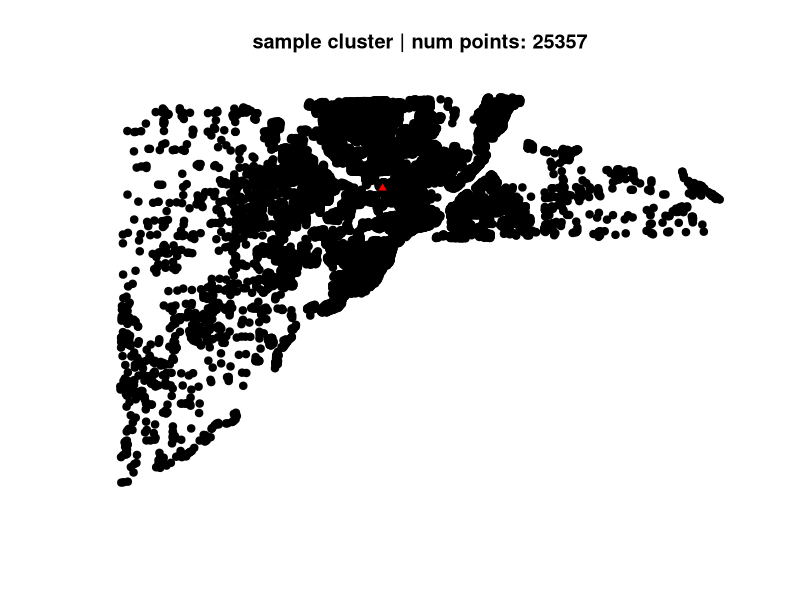
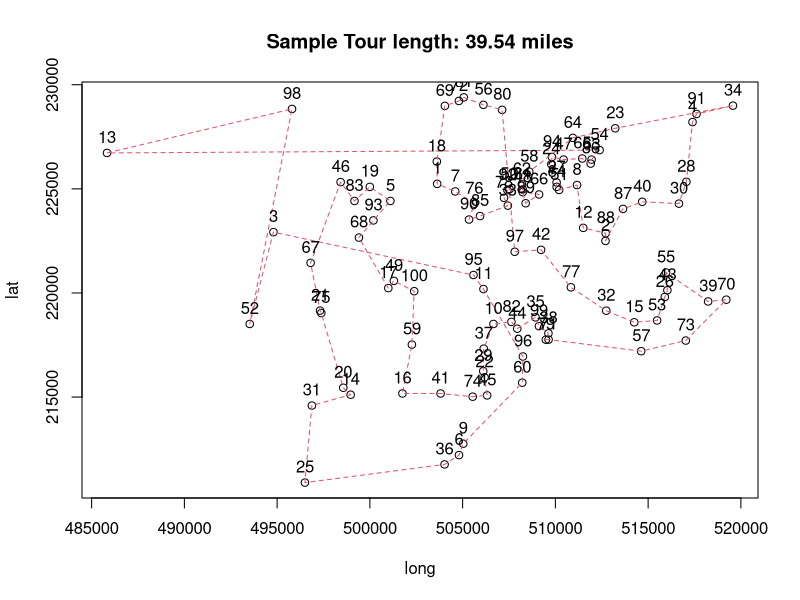
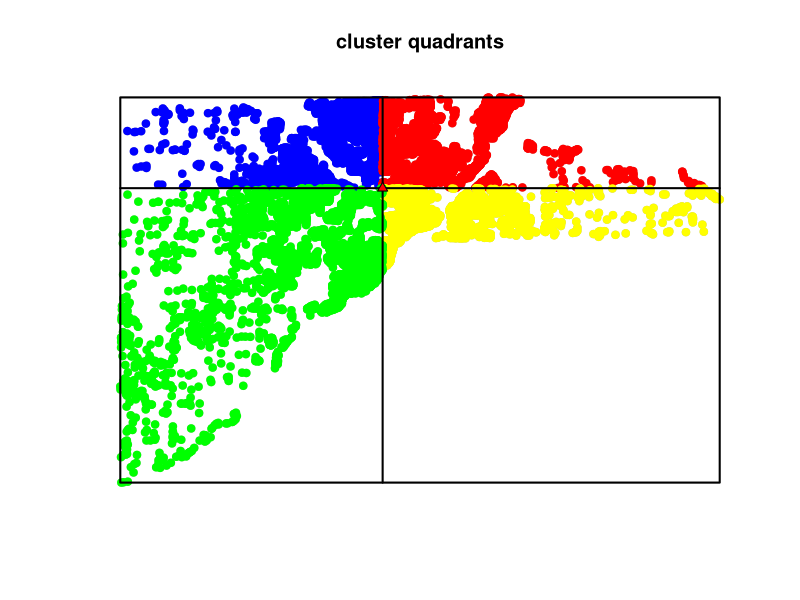
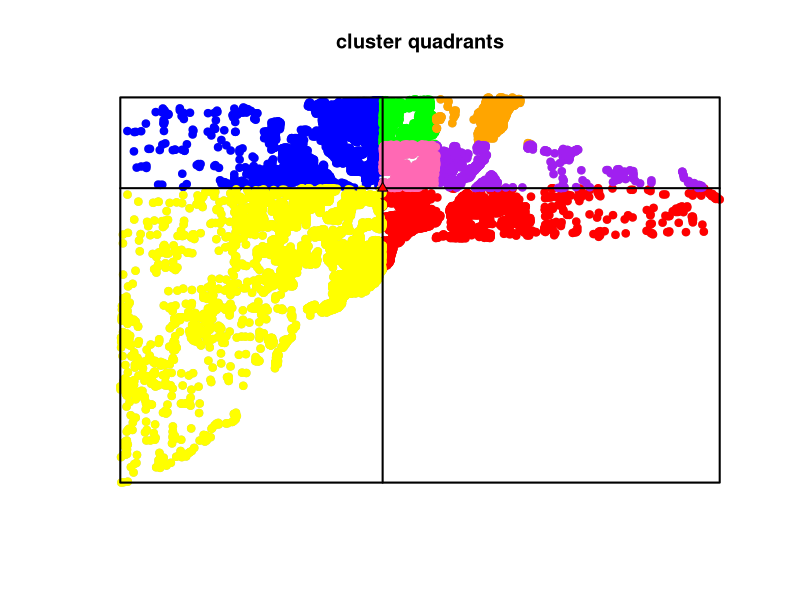
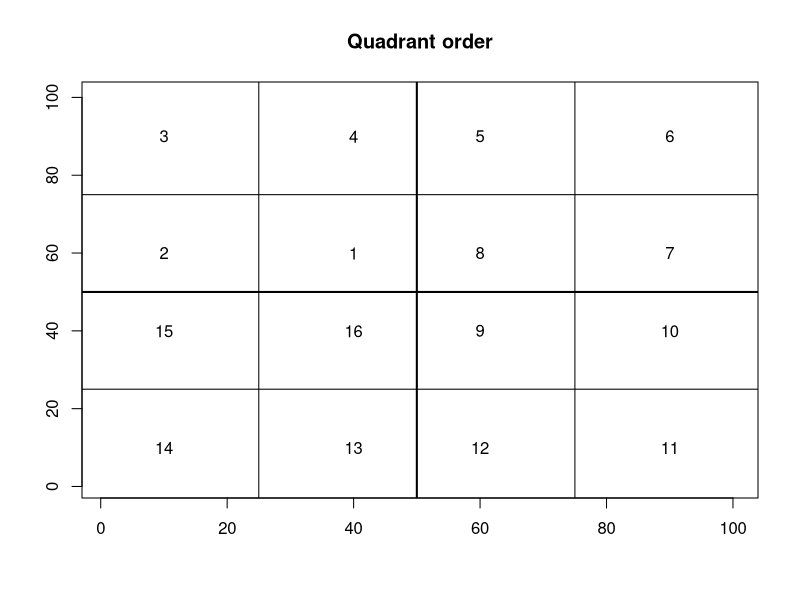

Recreate these plots in R, in order.
## ---- chunk 1
knitr::opts_chunk$set(echo = TRUE)
## ---- chunk 2
# for spatial data
library(sp)
library(raster)

# for sample data built into package
library(spData)

# for visualizing principal direction
library(ggfortify)

library(TSP) # for estimating collection route



## ---- chunk 3

set.seed(666) # for random number generation


# Data on 25,357 single family homes sold in Lucas County, Ohio, 1993-1998
# we are pretending they are commercial businesses, not houses
data(house)

# create a "FW_dis" column using random numbers from 0:5
# this will simulate the "FW Geography" dataset
house$FW_dis <- runif(nrow(house), 0, 5)

house$idx <- 1:nrow(house)

# drop the built-in columns
house <- house[,which(names(house) %in% c("idx","FW_dis"))]



# calculate weighted center for the AD
weightedCenter <- function(cluster1) {
        # get weighted center
        wcx <- weighted.mean(x = cluster1@coords[,1], 
                         w = cluster1$FW_dis)
        
        wcy <- weighted.mean(x = cluster1@coords[,2], 
                         w = cluster1$FW_dis)
        return(c(wcx, wcy))
  } # close weighted center
wc <- weightedCenter(house)

# create sp object
# create dataframe for the AD
coord_df <- data.frame(AD_code = "x1",
                       AD_cap = 55000,
                       FW_dis = sum(house$FW_dis))
# create sp object
wc <- SpatialPointsDataFrame(coords = t(as.matrix(wc)), data = coord_df, proj4string = house@proj4string)

# create a FW_kmeans object (named list)
cluster <- list(AD = wc, BUS = house)



str(cluster$BUS)
plot(cluster$BUS, pch = 19, col = "black", main = paste0("sample cluster | num points: ", nrow(house)))
points(cluster$AD, pch = 24, col = "black", bg = "red")


## ---- chunk 4

set.seed(666)

# run TSP on sample of the data
# construct TSP object from some of the coordinates
tsp_obj <- as.ETSP(cluster$BUS@coords[sample(nrow(cluster$BUS), 100),])

# solve TSP w/ nearest neighbor and no-2opt refinement
res <- solve_TSP(tsp_obj, method = "nn", control = c(two_opt = FALSE))


# find length of overall tour (in miles)
tour_length(res, tsp_obj)/5280

# plot the output
plot(tsp_obj, res, main = paste0("Sample Tour length: ", round(tour_length(res, tsp_obj)/5280, 2), " miles"))



## ---- chunk 5



# cardinalSplit() splits the given cluster along the cardinal directions
# @param cluster2 - the point cluster - sp object
# @param nsplit2 - the size of the AD that needs to be split
# returns - a list of sp objects - a point cluster for each quadrant
cardinalSplit <- function(cluster2, nsplit2) {
  
  # find the weighted center of the AD
  # can't just use the AD coordinates if its a second split
  AD_coords2 <- matrix(c(weighted.mean(x = cluster2@coords[,1],
                                         w = cluster2$FW_dis),
                          weighted.mean(x = cluster2@coords[,2],
                                         w = cluster2$FW_dis)),
                       nrow = 2, ncol = 1)
  
  # if the cluster if over 10000 BUS points, it needs to be split into 4
  if (nrow(cluster2) > nsplit2) {
      poop <- cluster2@bbox
      
      # combine the bbox coords with the weighted center
      poop <- cbind(poop, AD_coords2)
      
      rownames(poop) <- c("x", "y")
      colnames(poop) <- c("min", "max", "med")
      


      # make a polygon for each quadrant
      # there's probably a way to do this automatically, but since I only need 4, its by hand
      # the points creating the polygons are the top left (NW) point in that poly, going clockwise
      # (should have started at center point, oh well)
      polys_list <- list()
      
      polys_list[[1]] <- Polygon(matrix(c(poop["x", "min"], poop["x", "med"],
                                          poop["x", "med"], poop["x", "min"], 
                                          poop["y", "max"], poop["y", "max"],
                                          poop["y", "med"], poop["y", "med"]),
                                 nrow = 4, ncol = 2))
      polys_list[[1]] <- Polygons(list(polys_list[[1]]), 1)
      polys_list[[1]] <- SpatialPolygons(list(polys_list[[1]]))
      proj4string(polys_list[[1]]) <- house@proj4string
      
      polys_list[[2]] <- Polygon(matrix(c(poop["x", "med"], poop["x", "max"],
                                          poop["x", "max"], poop["x","med"],
                                          poop["y", "max"], poop["y", "max"],
                                          poop["y", "med"], poop["y", "med"]),
                                        nrow = 4, ncol = 2))
      polys_list[[2]] <- Polygons(list(polys_list[[2]]), 1)
      polys_list[[2]] <- SpatialPolygons(list(polys_list[[2]]))
      proj4string(polys_list[[2]]) <- house@proj4string
      
      polys_list[[3]] <- Polygon(matrix(c(poop["x", "med"], poop["x", "max"],
                                          poop["x", "max"], poop["x", "med"],
                                          poop["y", "med"], poop["y", "med"],
                                          poop["y", "min"], poop["y", "min"]),
                                        nrow = 4, ncol = 2))
      polys_list[[3]] <- Polygons(list(polys_list[[3]]), 1)
      polys_list[[3]] <- SpatialPolygons(list(polys_list[[3]]))
      proj4string(polys_list[[3]]) <- house@proj4string
      
      polys_list[[4]] <- Polygon(matrix(c(poop["x", "min"], poop["x", "med"],
                                          poop["x", "med"], poop["x", "min"],
                                          poop["y", "med"], poop["y", "med"],
                                          poop["y", "min"], poop["y", "min"]),
                                        nrow = 4, ncol = 2))
      polys_list[[4]] <- Polygons(list(polys_list[[4]]), 1)
      polys_list[[4]] <- SpatialPolygons(list(polys_list[[4]]))
      proj4string(polys_list[[4]]) <- house@proj4string
      
      
      # Get the points in each quadrant
      # create a list w/ 4 different groups of points, one for each cluster using over()
      points_list <- lapply(polys_list, function(x) {cluster2$split <- over(cluster2, x)
                                                     cluster2[is.na(cluster2$split) == FALSE,]})

      names(points_list) <- c("1", "2", "3", "4")
  
  # if none of the points need to be split,
  # just make a list with the whole cluster
  # needs to be a list, thats whats expected
  } else {
    
    points_list <- list(cluster)
    names(points_list) <- c("all")
    
  } # close if/else
  
     return(points_list)
      
} # close cardinalSplit()

# split the cluster as needed
points_list <- cardinalSplit(cluster$BUS, nsplit2 = 10000)



## ---- chunk 6


# bounding box sp object
# get bounding box
  bb <- cluster$BUS@bbox
  
  # change rownames to remember which one is which
  rownames(bb) <- c("EW", "NS")
 

# make an sp object of bbox for plotting
bbox_sp <- as.matrix(rbind(c(bb[1,1], bb[2,2]), # NW
                 c(bb[1,2], bb[2,2]), # NE
                 c(bb[1,2], bb[2,1]), # SE
                 c(bb[1,1], bb[2,1]))) # SW
colnames(bbox_sp) <- c("x_coord", "y_coord")


bbox_sp <- Polygon(bbox_sp)
bbox_sp <- Polygons(list(bbox_sp), 1)
bbox_sp <- SpatialPolygons(list(bbox_sp))
bbox_sp@proj4string <- house@proj4string


# spatial lines object to plot the quadrants
lx <- SpatialLines(list(Lines(list(Line(rbind(c(bbox_sp@bbox['x','min'], cluster$AD@coords[,2]), 
                                             c(bbox_sp@bbox['x','max'], cluster$AD@coords[,2])))), 1)))


ly <- SpatialLines(list(Lines(list(Line(rbind(c(cluster$AD@coords[,1], bbox_sp@bbox['y','min']), 
                                             c(cluster$AD@coords[,1], bbox_sp@bbox['y','max'])))), 1)))


{plot(cluster$BUS, pch = 19, col = "grey", main = "cluster quadrants")
points(points_list[[1]], pch = 19, col = "blue")
points(points_list[[2]], pch = 19, col = "red")
points(points_list[[3]], pch = 19, col = "yellow")
points(points_list[[4]], pch = 19, col = "green")
plot(bbox_sp, add = TRUE, lwd = 2)
plot(lx, add = TRUE, lwd = 2)
plot(ly, add = TRUE, lwd = 2)
points(cluster$AD, pch = 24, col = "black", bg = "red")}

## ---- chunk 7

# run through the list, get size of each list
num_points <- lapply(points_list, function(x) nrow(x))

# if needed, split the ones that need to be split again
# remove the original from the points_list
# and add the new split clusters back into the points_list
if (sum(num_points > 7000) > 0) {
  points_list2 <- lapply(which(num_points > 7000),
                         function(x) cardinalSplit(points_list[[x]], nsplit2 = 7000))
  points_list2 <- unlist(points_list2)
  
  # manually change the names of points_list2 if they came from
  # NW or SW quadrants
  # this will allow us to order them the way we want and the TSP will make a nice loop
  names(points_list2)[grep("1.", names(points_list2))] <- c("1.3", "1.4", "1.1", "1.2")
  names(points_list2)[grep("4.", names(points_list2))] <- c("4.3", "4.4", "4.1", "4.2")
  
  points_list <- points_list[-which(num_points > 7000)]
  points_list <- c(points_list, points_list2)
} # close if



## ---- chunk 8

{plot(cluster$BUS, pch = 19, col = "grey", main = "cluster quadrants")
points(points_list[[1]], pch = 19, col = "blue")
points(points_list[[2]], pch = 19, col = "red")
points(points_list[[3]], pch = 19, col = "yellow")
points(points_list[[4]], pch = 19, col = "green")
points(points_list[[5]], pch = 19, col = "orange")
points(points_list[[6]], pch = 19, col = "purple")
points(points_list[[7]], pch = 19, col = "hot pink")
plot(bbox_sp, add = TRUE, lwd = 2)
plot(lx, add = TRUE, lwd = 2)
plot(ly, add = TRUE, lwd = 2)
points(cluster$AD, pch = 24, col = "black", bg = "red")}

## ---- chunk 9

lab <- data.frame(x = c(40,10,10,40,60,90,90,60,60,90,90,60,40,10,10,40),
                  y = c(60,60,90,90,90,90,60,60,40,40,10,10,10,10,40,40),
                  label = 1:16)


# show the quadrants/subquadrant diagram
plot(1:100, 1:100, 
     pch = 19, col = "white",
     main = "Quadrant order", 
     xlab = NA, ylab = NA, 
     axes = TRUE) # blank graph
points(lab[,1], lab[,2], 
       pch = 19, col = "white")
text(lab[,1], lab[,2], lab[,3], cex=1, col="black")
abline(v = 50, lwd = 2)
abline(h = 50, lwd = 2)
abline(h = 75, lwd = 1)
abline(v = 75, lwd = 1)
abline(h = 25, lwd = 1)
abline(v = 25, lwd = 1)


## ---- chunk 10

# run_TSP() runs the TSP problem over the given point cluster
# @param clust - the point cluster - sp object
# @param close_pnt - the point used to find the start point - coords
# returns - the tour length in miles
run_TSP <- function(clust, close_pnt) {
  print(paste0("clust size ", nrow(clust@coords)))
  # sometimes splitting the cluster returns an empty quadrant
  # if that happens, return a 0 for the length
  if (length(clust@coords) > 0) {
    
    # get the starting point for the TSP, it is closest to the
    d <- pointDistance(close_pnt, clust@coords, lonlat = FALSE)
    start_idx <- which(d == min(d))
    
    # get ETSP object with cluster, solve it, find tour length
    tsp_obj <- as.ETSP(clust@coords)
    tour <- solve_TSP(tsp_obj, method = "nn", control = c(start = start_idx))
    
    # length of tour + distance to travel between quadrants
    tour_dist <- tour_length(tour, tsp_obj)/5280
    tour_dist <- tour_dist + (min(d)/5280)
    
    # return the ending points idx
    tour <- as.integer(tour)   
    end_idx <- tour[length(tour)]
    
    
    #res <- list(start_idx = start_idx, end_idx = end_idx, tour_dist = tour_dist)
    res <- list(end_idx = end_idx, tour_dist = tour_dist)
  } else {

    #res <- list(start_idx = 1, end_idx = NA, tour_dist = 0)
    res <- list(end_idx = NA, tour_dist = 0)
  } # close if else
  return(res)
} # close run_TSP()


## ---- chunk 11

 # order the list by their name to get circle to go the right way
points_list <- points_list[order(names(points_list))]

# the first time its ran, start at the point closest to the cluster AD
close2 <- cluster$AD@coords

#start_idx_list <- list()
end_idx_list <- list()
#start_sp <- list()
end_sp <- list()
route_dist <- list()
# run the TSP over the whole thing
for (i in 1:length(points_list)) {

  poop <- run_TSP(clust = points_list[[i]], close_pnt = close2)

  route_dist[[i]] <- poop$tour_dist

  
  # if the quadrant is empty, duplicate the end SP of the previous quadrant
  # if the NW quadrant is empty (first evaluated), end sp is the AD
  # this is a lot of ifs....maybe should have split on PD to prevent empty quadrants??
  if (is.na(poop$end_idx) == TRUE) {
      if (i == 1) {
        end_sp[[i]] <- SpatialPoints(AD_coords, cluster@proj4string)
      } else {
         end_sp[[i]] <- end_sp[[i-1]]
      } # close inner if/else
  } else {
    end_sp[[i]] <- points_list[[i]][poop$end_idx,]
  } # close ifelse

  # if the cluster is empty, the end_idx wil return as NA
  # in that case, dont change the close2 point
  if (is.na(poop$end_idx) == TRUE) {
    close2 <- close2
  } else {
   # reset the close2 variable as the end point
    close2 <- points_list[[i]][poop$end_idx,]
  } # close ifelse

  print(paste0("Tour dist. quadrant ", i, ": ", round(poop$tour_dist, 2), " miles"))
} # close for loop

# add tour lengths together
route_dist <- do.call(sum, route_dist)

# also add the distance from the last stop back to the AD
d <- pointDistance(cluster$AD@coords, end_sp[[length(end_sp)]]@coords, lonlat = FALSE)
route_dist <- route_dist + (d/5280)

print(paste0("Total Collection Route: ", round(route_dist, 2), " miles"))

## ---- chunk 12


#~~~~~~~ Unit Conversions ~~~~~~~~~~~#
# collection/hauling distance
cluster$AD$collect_dist_mi <- route_dist

# convert [tons FW] into [kg FW]
cluster$AD$AD_cap_kg <- cluster$AD$AD_cap * 907.185
cluster$AD$FW_dis_kg <- cluster$AD$FW_dis * 907.185


#~~~~~~ Set up constants ~~~~~~~~~~~~#

# nitrogen in feedstock - [kg]
# assuming 17% wet weight is N
## Source: Small Scale AD GHG Calculator spreadsheet (Source: Sara data)
cluster$AD$N_fdstck <- cluster$AD$FW_dis_kg * 0.17

## Food Waste Avoided Landfill Emission Factor (0.39) from [MTCO2e/short ton waste] to [kgCO2e/kg waste]
# Source: CCI Emissions Factor database - Food waste tab
GHG_FLW_prevent <- 0.39 * 1000*2.2/2000

# kg per mile diesel hauling (light, 6,000lbs capacity) - [kg CO2e per kg/mi]
## Source: Small Scale AD GHG Calculator spreadsheet (Source: Sara data)
GHG_fuel_use <- (0.46+(0.00007*296))/2700


## ---- chunk 13

# avoided landfill gas by FW diversion [kg CO2e/year]
LFG_avoid <- cluster$AD$FW_dis_kg * GHG_FLW_prevent

# nitrogen fertilizer substitution for AD digestate (avoided N production) [kg CO2e/year]
# Source: SmallAD GHG Calculator (Sara data)
# this is not dependent on digestor efficiency, nitrogen in FW does not change
avoid_N_CO2e <-  cluster$AD$N_fdstck * 0.867

# Transport GHGs [kg CO2e/year]
# GHG emissions for a weekly collection route is calculated.
# capacity limitations to the truck is ignored
# all FW on the route (1/52nd of FW_dis) is assumed to travel the entire length of the route
# this is then multipled by 52 to get a yearly collection value for the cluster (FWG is in units of tons/year)
CO2e_collect <-  52 * ((cluster$AD$FW_dis_kg/52) * cluster$AD$collect_dist_mi * GHG_fuel_use)

## ---- chunk 14

# ~~~~~~ From Sara's email ~~~~~~~~~~~
# For non-overfilled digesters, baseline assumptions:
# OLR_base = digester size (55,000 ton; 10,000 ton; 5,000 ton) / 365 days = [ton/days] (OLR - Organic loading rate)
# example:  55,000 ton / 365 days = 150.7 ton/day
# Discount Factor = 1

# Overfilled Digesters:
# OLR_new = tons / 365 days
# example: 65,000 ton/365 days = 178 ton/day
# Discount Factor (DF) = OLR_base / OLR_new
# example:  150.7 ton/day / 178 ton/day = 0.85

# Methane Production Calculation - add discount for all calculations
# AD_cap_kg*0.26*0.45*DF
# ~~~~~~~~~~~~~~~~~~~~~~~~~~~~~~~~~~~~~  

# Base organic loading rate (daily AD capacity) [kg/day]
OLR_base <- cluster$AD$AD_cap_kg[1] / 365

# Methane generation by AD - [m3]
# Function of volatile solids in food waste
# assume 26% volatile solids (Zhang et al 2007, Fisgativa et al 2016)
# assume  0.45 m3 ch4/kg VS (Bong et al 2018, Fisgativa et al 2016)
# if FW allocated to AD higher than AD capacity, use a discount factor of OLR_base/OLR_new
# otherwise, discount factor is 1
cluster$AD$methane.1 <- ifelse(cluster$AD$FW_dis_kg > cluster$AD$AD_cap_kg, 
                               cluster$AD$FW_dis_kg * 0.26 * 0.45 * (OLR_base / (cluster$AD$FW_dis_kg/365)),
                               cluster$AD$FW_dis_kg * 0.26 * 0.45 * 1)

# natural gas equivalent - [m3]
# assuming 60% methane
cluster$AD$NG_equiv.1 <- cluster$AD$methane.1 * 0.6

# Avoided Natural Gas due to biogas generation
# units: [kg CO2e/year]
# Natural Gas Emissions Factor (53.12/28.32) source: Small_AD_GHG_calculator (Sara Data)
avoid_NG_CO2e.1 = cluster$AD$NG_equiv.1 * (53.12/28.32) 
                            


# Scenario 1 total GHG emissions for the sample cluster
# collection GHGs (the postitive emissions) - all other emissions (GHG credits/negative emissions)
Scen1_GHG_CO2e_kg <- CO2e_collect - LFG_avoid - avoid_N_CO2e - avoid_NG_CO2e.1

print(paste0("Scen 1 GHG for sample cluster: ", round(Scen1_GHG_CO2e_kg, 2), " kg CO2e/year"))
## ---- chunk 15

# Same data sources as above

# Methane generation by AD - [m3]
cluster$AD$methane.2 <- cluster$AD$FW_dis_kg * 0.26 * 0.45
  
# natural gas equivalent - [m3]
cluster$AD$NG_equiv.2 <- cluster$AD$methane.2 * 0.6
  
# avoided natural gas production [kg C02e / year]
avoid_NG_CO2e.2 = cluster$AD$NG_equiv.2 * (53.12/28.32)


# Scenario 2 total GHG production
Scen2_GHG_CO2e_kg <- CO2e_collect - LFG_avoid - avoid_N_CO2e - avoid_NG_CO2e.2


print(paste0("Scen 2 GHG for sample cluster: ", round(Scen2_GHG_CO2e_kg, 2), " kg CO2e/year"))
